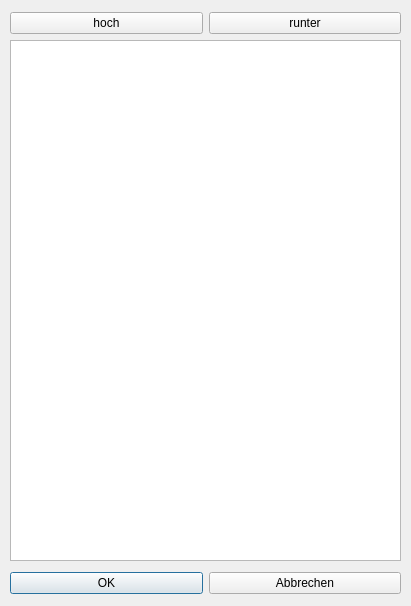
<?xml version="1.0" encoding="UTF-8"?>
<ui version="4.0">
 <class>Dialog_artikel_fav_reihenfolge</class>
 <widget class="QDialog" name="Dialog_artikel_fav_reihenfolge">
  <property name="geometry">
   <rect>
    <x>0</x>
    <y>0</y>
    <width>411</width>
    <height>606</height>
   </rect>
  </property>
  <property name="windowTitle">
   <string>Dialog</string>
  </property>
  <widget class="QListWidget" name="listWidget">
   <property name="geometry">
    <rect>
     <x>10</x>
     <y>40</y>
     <width>391</width>
     <height>521</height>
    </rect>
   </property>
  </widget>
  <widget class="QWidget" name="">
   <property name="geometry">
    <rect>
     <x>10</x>
     <y>570</y>
     <width>391</width>
     <height>27</height>
    </rect>
   </property>
   <layout class="QHBoxLayout" name="horizontalLayout">
    <item>
     <widget class="QPushButton" name="pushButton_ok">
      <property name="text">
       <string>OK</string>
      </property>
     </widget>
    </item>
    <item>
     <widget class="QPushButton" name="pushButton_cancel">
      <property name="text">
       <string>Abbrechen</string>
      </property>
     </widget>
    </item>
   </layout>
  </widget>
  <widget class="QWidget" name="">
   <property name="geometry">
    <rect>
     <x>10</x>
     <y>10</y>
     <width>391</width>
     <height>27</height>
    </rect>
   </property>
   <layout class="QHBoxLayout" name="horizontalLayout_2">
    <item>
     <widget class="QPushButton" name="pushButton_up">
      <property name="text">
       <string>hoch</string>
      </property>
     </widget>
    </item>
    <item>
     <widget class="QPushButton" name="pushButton_down">
      <property name="text">
       <string>runter</string>
      </property>
     </widget>
    </item>
   </layout>
  </widget>
 </widget>
 <resources/>
 <connections/>
</ui>
